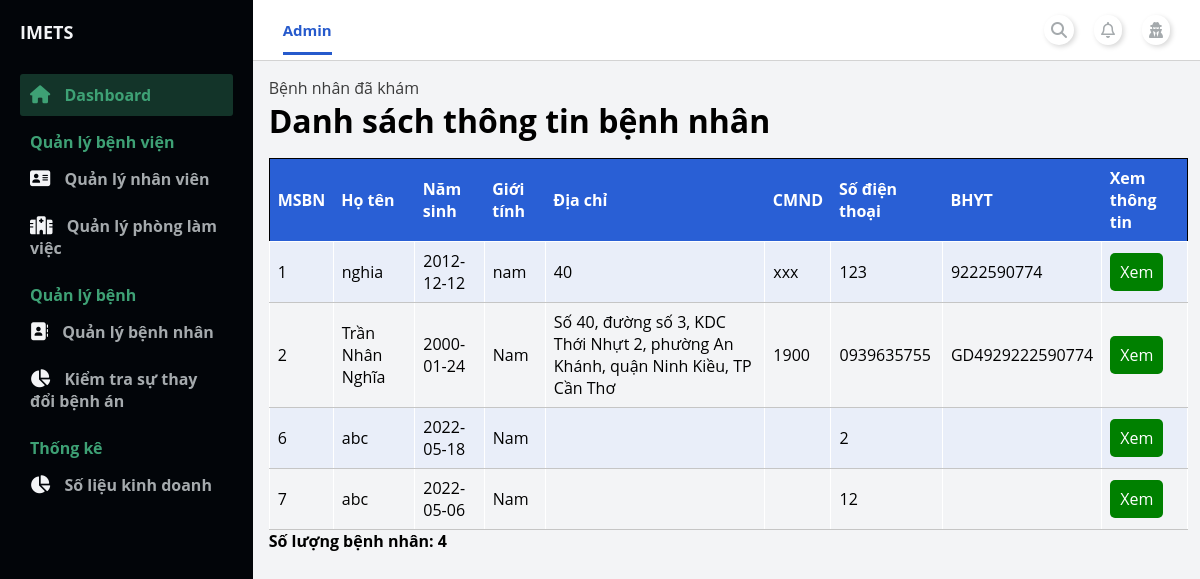
The app's page /admin/index.php?page_layout=list_patientManagement (signed in) with its own data.
### tables this page shows
CREATE TABLE `patient` (
  `ID_Patient` int(11) NOT NULL,
  `Name` varchar(100) NOT NULL,
  `DOB` date NOT NULL,
  `Sex` varchar(10) NOT NULL,
  `Address` varchar(200) DEFAULT NULL,
  `CMND` varchar(15) DEFAULT NULL,
  `PhoneNumber` varchar(25) NOT NULL,
  `ID_BHYT` varchar(20) DEFAULT NULL,
  `VoteRate` double NOT NULL,
  `UserName` varchar(100) NOT NULL,
  `Password` varchar(100) NOT NULL
);

### admin/modules_admin/patient_management/list_patientManagement.php (the view, shortened to what this page needs)
<main>
    <div class="container-table">
        <div class="link-nav-pages">
            <a href="">Bệnh nhân đã khám</a>
        </div>
        <div class="table-header">
            <h1>Danh sách thông tin bệnh nhân</h1>
        </div>
        <div class="table-body">
            <table class="table">
                <thead class="thead-dark">
                    <tr>
                        <th>MSBN</th>
                        <th>Họ tên</th>
                        <th>Năm sinh</th>
                        <th>Giới tính</th>
                        <th>Địa chỉ</th>
                        <th>CMND</th>
                        <th>Số điện thoại</th>
                        <th>BHYT</th>
                        <th>Xem thông tin</th>
                    </tr>
                </thead>
                <tbody>
                    <tr>
                        <?php
                            include './../config.php';
                            $sql = "SELECT * FROM patient";
                            $count_patient=0;
                            $query = mysqli_query($conn, $sql);
                            while($rows = mysqli_fetch_array($query)){ ?>
                            <tr>
                                <td><?php echo $rows["ID_Patient"] ?></td>
                                <td><?php echo $rows["Name"] ?></td>
                                <td><?php echo $rows["DOB"] ?></td>
                                <td><?php echo $rows["Sex"] ?></td>
                                <td><?php echo $rows["Address"] ?></td>
                                <td><?php echo $rows["CMND"] ?></td>
                                <td><?php echo $rows["PhoneNumber"] ?></td>
                                <td><?php echo $rows["ID_BHYT"] ?></td>
                                <?php $count_patient++ ?>
                                <td>
                                    <a href="./index.php?page_layout=patient_management&ID_Patient=<?php echo $rows["ID_Patient"] ?>" style="background-color: green;color: white;padding: 8px 10px;text-align: center;text-decoration: none;display: inline-block;border-radius: 5px;">
                                        Xem
                                    </a>
                                </td>
                            </tr>
                        <?php } ?>
                    </tr>
            </table>
            <p><b><?php echo 'Số lượng bệnh nhân: '. $count_patient ?></b></p>
        </div>
    </div>
</main>

### admin/modules_admin/style/index_admin.css (style rules this page uses)
:root { --white: #ffffff; --lightblue:#E9EEF9; --blue:#295FD5; --blacktext:#3B3B3B; --red: #E85253; --box-shadow:.5rem .5rem 0 rgba(22, 86, 160, 0.2); --text-shadow:.4rem .4rem 0 rgba(0, 0, 0, .2); --border:.2rem solid var(--blue); }
* { margin: 0; padding: 0; }
body { box-sizing: border-box; font-family: 'Open Sans', sans-serif; }

### admin/modules_admin/style/content_admin.css (style rules this page uses)
main { background: #f3f4f6; grid-area: main; overflow-y: auto; }

### admin/modules_admin/style/staff_management.css (style rules this page uses)
.container-table { width: 97%; margin: 1rem 1rem 0 1rem; }
.table { border-collapse: collapse; width: 100%; margin-top: 1rem; border: 1px solid rgb(0, 0, 0); }
.thead-dark { background-color: var(--blue); color: var(--white); }
th, td { text-align: left; padding: 0.5rem; }
tr:nth-child(even) { background-color: var(--lightblue); }

### admin/modules_admin/style/detail_staffManagement.css (style rules this page uses)
.link-nav-pages a { text-decoration: none; color: var(--blacktext); }

### admin/modules_admin/style/patient_management.css (style rules this page uses)
.personalInfoTable th, td { padding: 8px; text-align: left; border-bottom: 1px solid #c5c5c5; border-top: 1px solid #ffffff; border-right: 1px solid #ffffff; border-left: 1px solid #ffffff; }

### records on screen
patient: ID_Patient "1", Name "nghia", DOB "2012-12-12", Sex "nam", Address "40", CMND "xxx", PhoneNumber "123", ID_BHYT "9222590774"
patient: ID_Patient "2", Name "Trần Nhân Nghĩa", DOB "2000-01-24", Sex "Nam", Address "Số 40, đường số 3, KDC Thới Nhựt 2, phường An Khánh, quận Ninh Kiều, TP Cần Thơ", CMND "1900", PhoneNumber "0939635755", ID_BHYT "GD4929222590774"
patient: ID_Patient "6", Name "abc", DOB "2022-05-18", Sex "Nam", PhoneNumber "2"
patient: ID_Patient "7", Name "abc", DOB "2022-05-06", Sex "Nam", PhoneNumber "12"

### other values on screen
$count_patient "4"
